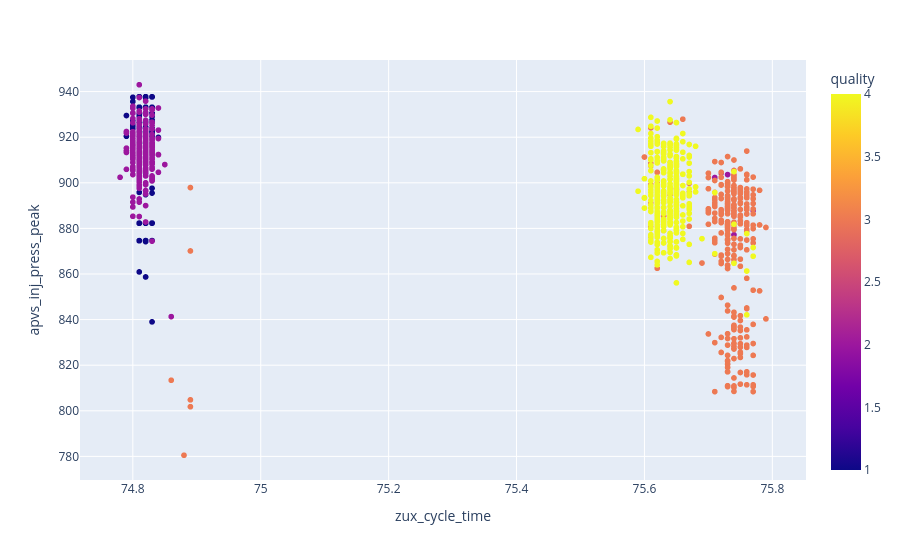

The notebook cell this image was saved under:
### Code cell
import plotly.express as px
px.scatter(df, x="zux_cycle_time", y="apvs_inj_press_peak", color="quality")

### Figure 1 — Plotly figure (JSON) as saved in the notebook; plotly's stock layout.template omitted (floating-point values rounded to 4 significant figures; data arrays with more than 128 entries replaced by an {"elided": "..."} marker saying what was removed)
{"data": [{"hovertemplate": "zux_cycle_time=%{x}<br>apvs_inj_press_peak=%{y}<br>quality=%{marker.color}<extra></extra>", "legendgroup": "", "marker": {"color": {"elided": "1451 float values"}, "coloraxis": "coloraxis", "symbol": "circle"}, "mode": "markers", "name": "", "showlegend": false, "type": "scattergl", "x": {"elided": "1451 float values"}, "xaxis": "x", "y": {"elided": "1451 float values"}, "yaxis": "y"}], "layout": {"coloraxis": {"colorbar": {"title": {"text": "quality"}}, "colorscale": [[0, "#0d0887"], [0.1111, "#46039f"], [0.2222, "#7201a8"], [0.3333, "#9c179e"], [0.4444, "#bd3786"], [0.5556, "#d8576b"], [0.6667, "#ed7953"], [0.7778, "#fb9f3a"], [0.8889, "#fdca26"], [1, "#f0f921"]]}, "legend": {"tracegroupgap": 0}, "margin": {"t": 60}, "xaxis": {"anchor": "y", "domain": [0, 1], "title": {"text": "zux_cycle_time"}}, "yaxis": {"anchor": "x", "domain": [0, 1], "title": {"text": "apvs_inj_press_peak"}}}}
